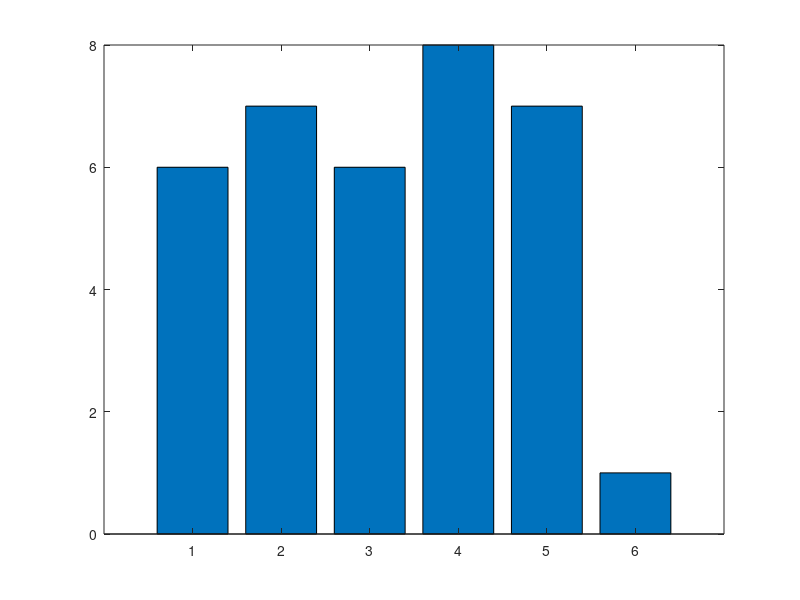

Source code (MATLAB):
function[] = fully_constrained_1D

%initialize the gradients
s = [3;4;3;5;4;3];
t = [6;0;0;0;0;1];

%initialize A and b for matrix-vector form
b = zeros(4,1);
A = zeros(4,4);

%populate A with constraints
A(1,1) = 1;
A(2,1) = -1;
A(2,2) = 1;
A(3,2) = -1;
A(3,3) = 1; 
A(4,3) = -1;
A(4,4) = 1;

%populate b with constraints
b(1) = s(2)-s(1)+t(1);
b(2) = s(3)-s(2);
b(3) = s(4)-s(3);
b(4) = s(5)-s(4);

%solve for vector v
v = inv(A)*b;

%put the correct gradient values in for t
t(2) = v(1);
t(3) = v(2);
t(4) = v(3);
t(5) = v(4);

%visualize
bar(t);


end
